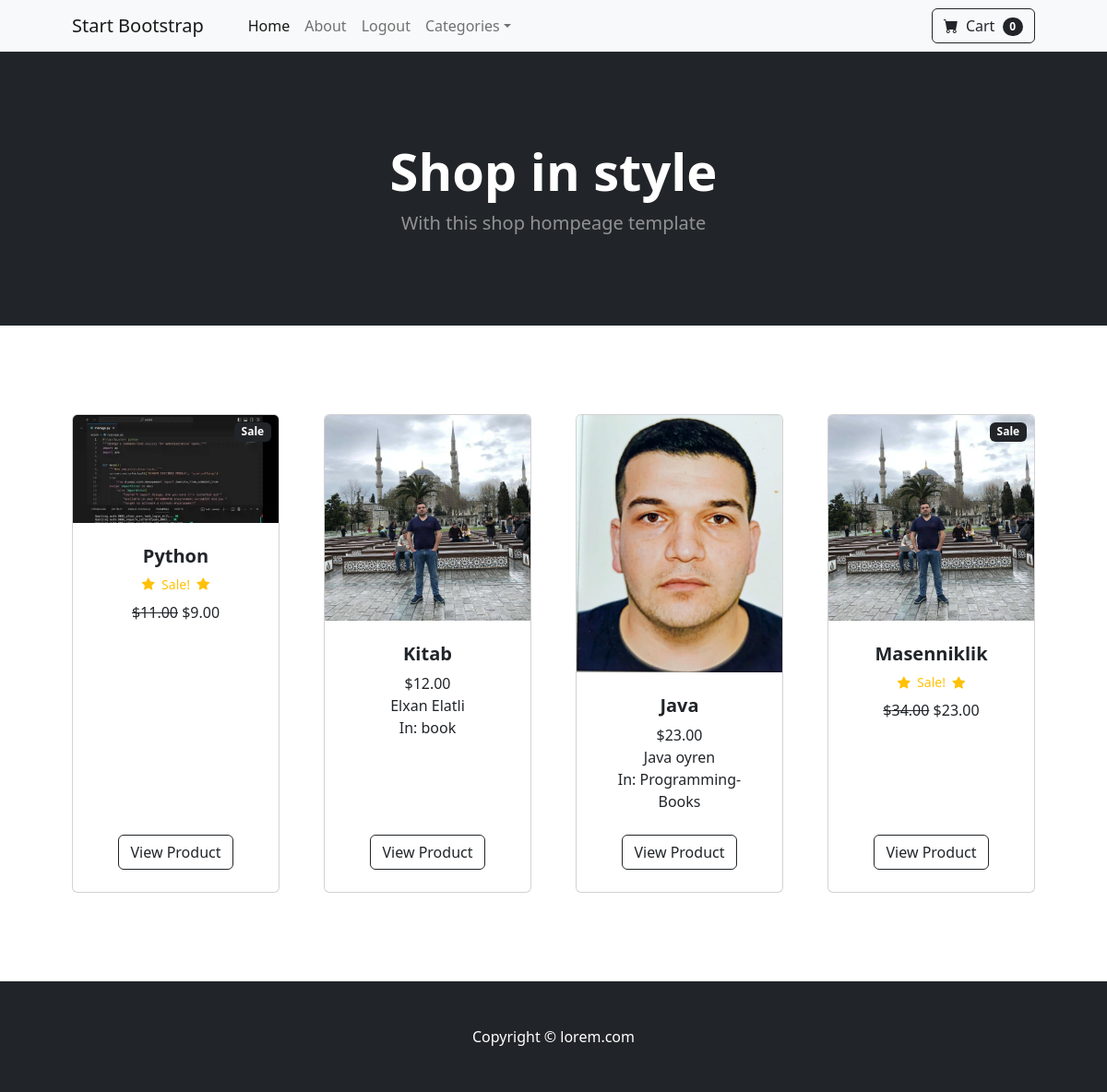
The app's page / (signed in) with its own data.
### store/models.py (models this page shows, shortened)
class Product(models.Model):
    name = models.CharField(max_length=100,)
    price = models.DecimalField(default=0,decimal_places=2, max_digits=6)
    category = models.ForeignKey(Category, on_delete=models.CASCADE, default=1)
    description = models.CharField(max_length=250,default='', blank=True,null = True )
    image = models.ImageField(upload_to='uploads/product')
    is_sale = models.BooleanField(default=False)
    sales_price = models.DecimalField(default=0,decimal_places=2,max_digits=6 )

class Category(models.Model):
    name = models.CharField(max_length=50,)
    def __str__(self):
        return self.name
    class Meta:
        verbose_name_plural = 'categories'

### store/views.py (the view)
# urls.py: path('', views.home, name='home'),
def home(request):
    products = Product.objects.all()
    return render(request, 'home.html', {'products':products})

### templates/home.html
{% extends "base.html" %}
{% block content%}
        <header class="bg-dark py-5">
            <div class="container px-4 px-lg-5 my-5">
                <div class="text-center text-white">
                    <h1 class="display-4 fw-bolder">Shop in style</h1>
                    <p class="lead fw-normal text-white-50 mb-0">With this shop hompeage template</p>
                </div>
            </div>
        </header>
        <section class="py-5">
            <div class="container px-4 px-lg-5 mt-5">
                <div class="row gx-4 gx-lg-5 row-cols-2 row-cols-md-3 row-cols-xl-4 justify-content-center">
                    {% for product in products %}
                        {% if product.is_sale %}
                         <div class="col mb-5">
                        <div class="card h-100">
                            <div class="badge bg-dark text-white position-absolute" style="top: 0.5rem; right: 0.5rem">Sale</div>
                            <img class="card-img-top" src="{{ product.image.url}}" alt="..." />
                            <div class="card-body p-4">
                                <div class="text-center">
                                    <h5 class="fw-bolder">{{product.name}}</h5>
                                    <div class="d-flex justify-content-center small text-warning mb-2">
                                     <div class="bi-star-fill"></div>&nbsp;&nbsp;Sale!&nbsp;&nbsp;
                                     <div class="bi-star-fill"></div>
                                    </div>
                                    <strike>${{product.price}}</strike>
                                    ${{ product.sales_price }}
                                    <br/>
                                </div>
                            </div>
                            <div class="card-footer p-4 pt-0 border-top-0 bg-transparent">
                                <div class="text-center"><a class="btn btn-outline-dark mt-auto" href="{% url 'product' product.id %}">View Product</a></div>
                            </div>
                        </div>
                    </div>
                        {% else %}
                    <div class="col mb-5">
                        <div class="card h-100">
                            <img class="card-img-top" src="{{ product.image.url}}" alt="..." />
                            <div class="card-body p-4">
                                <div class="text-center">
                                    <h5 class="fw-bolder">{{product.name}}</h5>
                                    ${{product.price}}
                                    <br/>
                                    {{product.description }}
                                    <br/>
                                    In: {{product.category}}
                                </div>
                            </div>
                            <div class="card-footer p-4 pt-0 border-top-0 bg-transparent">
                                <div class="text-center"><a class="btn btn-outline-dark mt-auto" href="{% url 'product' product.id %}">View Product</a></div>
                            </div>
                        </div>
                    </div>
                        {% endif %}
                    {% endfor %}
                </div>
            </div>
        </section>
{% endblock%}

### records on screen
Product: image (picture), name "Python", price "11.00", sales_price "9.00"
Product: image (picture), name "Kitab", price "12.00", description "Elxan Elatli", category "book"
Product: image (picture), name "Java", price "23.00", description "Java oyren", category "Programming-Books"
Product: image (picture), name "Masenniklik", price "34.00", sales_price "23.00"
